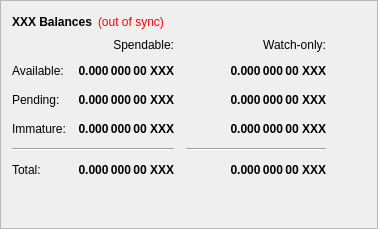
        <widget class="QFrame" name="frame">
         <property name="frameShape">
          <enum>QFrame::StyledPanel</enum>
         </property>
         <property name="frameShadow">
          <enum>QFrame::Raised</enum>
         </property>
         <layout class="QVBoxLayout" name="verticalLayout_4">
          <item>
           <layout class="QHBoxLayout" name="horizontalLayout_4">
            <item>
             <widget class="QLabel" name="label_5">
              <property name="font">
               <font>
                <weight>75</weight>
                <bold>true</bold>
               </font>
              </property>
              <property name="text">
               <string>XXX Balances</string>
              </property>
             </widget>
            </item>
            <item>
             <widget class="QLabel" name="labelWalletStatus">
              <property name="cursor">
               <cursorShape>WhatsThisCursor</cursorShape>
              </property>
              <property name="toolTip">
               <string>The displayed information may be out of date. Your wallet automatically synchronizes with the AdultChain network after a connection is established, but this process has not completed yet.</string>
              </property>
              <property name="styleSheet">
               <string notr="true">QLabel { color: red; }</string>
              </property>
              <property name="text">
               <string notr="true">(out of sync)</string>
              </property>
              <property name="alignment">
               <set>Qt::AlignLeading|Qt::AlignLeft|Qt::AlignVCenter</set>
              </property>
             </widget>
            </item>
            <item>
             <spacer name="horizontalSpacer_3">
              <property name="orientation">
               <enum>Qt::Horizontal</enum>
              </property>
              <property name="sizeHint" stdset="0">
               <size>
                <width>40</width>
                <height>20</height>
               </size>
              </property>
             </spacer>
            </item>
           </layout>
          </item>
          <item>
           <layout class="QGridLayout" name="gridLayout">
            <property name="spacing">
             <number>12</number>
            </property>
            <item row="2" column="2">
             <widget class="QLabel" name="labelWatchPending">
              <property name="font">
               <font>
                <weight>75</weight>
                <bold>true</bold>
               </font>
              </property>
              <property name="cursor">
               <cursorShape>IBeamCursor</cursorShape>
              </property>
              <property name="toolTip">
               <string>Unconfirmed transactions to watch-only addresses</string>
              </property>
              <property name="text">
               <string notr="true">0.000 000 00 XXX</string>
              </property>
              <property name="alignment">
               <set>Qt::AlignRight|Qt::AlignTrailing|Qt::AlignVCenter</set>
              </property>
              <property name="textInteractionFlags">
               <set>Qt::LinksAccessibleByMouse|Qt::TextSelectableByKeyboard|Qt::TextSelectableByMouse</set>
              </property>
             </widget>
            </item>
            <item row="2" column="1">
             <widget class="QLabel" name="labelUnconfirmed">
              <property name="font">
               <font>
                <weight>75</weight>
                <bold>true</bold>
               </font>
              </property>
              <property name="cursor">
               <cursorShape>IBeamCursor</cursorShape>
              </property>
              <property name="toolTip">
               <string>Total of transactions that have yet to be confirmed, and do not yet count toward the spendable balance</string>
              </property>
              <property name="text">
               <string notr="true">0.000 000 00 XXX</string>
              </property>
              <property name="alignment">
               <set>Qt::AlignRight|Qt::AlignTrailing|Qt::AlignVCenter</set>
              </property>
              <property name="textInteractionFlags">
               <set>Qt::LinksAccessibleByMouse|Qt::TextSelectableByKeyboard|Qt::TextSelectableByMouse</set>
              </property>
             </widget>
            </item>
            <item row="3" column="2">
             <widget class="QLabel" name="labelWatchImmature">
              <property name="font">
               <font>
                <weight>75</weight>
                <bold>true</bold>
               </font>
              </property>
              <property name="cursor">
               <cursorShape>IBeamCursor</cursorShape>
              </property>
              <property name="toolTip">
               <string>Staked or masternode rewards in watch-only addresses that has not yet matured</string>
              </property>
              <property name="text">
               <string notr="true">0.000 000 00 XXX</string>
              </property>
              <property name="alignment">
               <set>Qt::AlignRight|Qt::AlignTrailing|Qt::AlignVCenter</set>
              </property>
              <property name="textInteractionFlags">
               <set>Qt::LinksAccessibleByMouse|Qt::TextSelectableByKeyboard|Qt::TextSelectableByMouse</set>
              </property>
             </widget>
            </item>
            <item row="4" column="0" colspan="2">
             <widget class="Line" name="lineSpendableBalance">
              <property name="orientation">
               <enum>Qt::Horizontal</enum>
              </property>
             </widget>
            </item>
            <item row="4" column="2">
             <widget class="Line" name="lineWatchBalance">
              <property name="sizePolicy">
               <sizepolicy hsizetype="Preferred" vsizetype="Fixed">
                <horstretch>0</horstretch>
                <verstretch>0</verstretch>
               </sizepolicy>
              </property>
              <property name="minimumSize">
               <size>
                <width>140</width>
                <height>0</height>
               </size>
              </property>
              <property name="orientation">
               <enum>Qt::Horizontal</enum>
              </property>
             </widget>
            </item>
            <item row="5" column="0">
             <widget class="QLabel" name="labelTotalText">
              <property name="text">
               <string>Total:</string>
              </property>
             </widget>
            </item>
            <item row="3" column="1">
             <widget class="QLabel" name="labelImmature">
              <property name="font">
               <font>
                <weight>75</weight>
                <bold>true</bold>
               </font>
              </property>
              <property name="cursor">
               <cursorShape>IBeamCursor</cursorShape>
              </property>
              <property name="toolTip">
               <string>Staked or masternode rewards that has not yet matured</string>
              </property>
              <property name="text">
               <string notr="true">0.000 000 00 XXX</string>
              </property>
              <property name="alignment">
               <set>Qt::AlignRight|Qt::AlignTrailing|Qt::AlignVCenter</set>
              </property>
              <property name="textInteractionFlags">
               <set>Qt::LinksAccessibleByMouse|Qt::TextSelectableByKeyboard|Qt::TextSelectableByMouse</set>
              </property>
             </widget>
            </item>
            <item row="2" column="3">
             <spacer name="horizontalSpacer_2">
              <property name="orientation">
               <enum>Qt::Horizontal</enum>
              </property>
              <property name="sizeHint" stdset="0">
               <size>
                <width>40</width>
                <height>20</height>
               </size>
              </property>
             </spacer>
            </item>
            <item row="3" column="0">
             <widget class="QLabel" name="labelImmatureText">
              <property name="text">
               <string>Immature:</string>
              </property>
             </widget>
            </item>
            <item row="5" column="1">
             <widget class="QLabel" name="labelTotal">
              <property name="font">
               <font>
                <weight>75</weight>
                <bold>true</bold>
               </font>
              </property>
              <property name="cursor">
               <cursorShape>IBeamCursor</cursorShape>
              </property>
              <property name="toolTip">
               <string>Your current total balance</string>
              </property>
              <property name="text">
               <string notr="true">0.000 000 00 XXX</string>
              </property>
              <property name="alignment">
               <set>Qt::AlignRight|Qt::AlignTrailing|Qt::AlignVCenter</set>
              </property>
              <property name="textInteractionFlags">
               <set>Qt::LinksAccessibleByMouse|Qt::TextSelectableByKeyboard|Qt::TextSelectableByMouse</set>
              </property>
             </widget>
            </item>
            <item row="5" column="2">
             <widget class="QLabel" name="labelWatchTotal">
              <property name="font">
               <font>
                <weight>75</weight>
                <bold>true</bold>
               </font>
              </property>
              <property name="cursor">
               <cursorShape>IBeamCursor</cursorShape>
              </property>
              <property name="toolTip">
               <string>Current total balance in watch-only addresses</string>
              </property>
              <property name="text">
               <string notr="true">0.000 000 00 XXX</string>
              </property>
              <property name="alignment">
               <set>Qt::AlignRight|Qt::AlignTrailing|Qt::AlignVCenter</set>
              </property>
              <property name="textInteractionFlags">
               <set>Qt::LinksAccessibleByMouse|Qt::TextSelectableByKeyboard|Qt::TextSelectableByMouse</set>
              </property>
             </widget>
            </item>
            <item row="0" column="2">
             <widget class="QLabel" name="labelWatchonly">
              <property name="text">
               <string>Watch-only:</string>
              </property>
              <property name="alignment">
               <set>Qt::AlignRight|Qt::AlignTrailing|Qt::AlignVCenter</set>
              </property>
             </widget>
            </item>
            <item row="1" column="0">
             <widget class="QLabel" name="labelBalanceText">
              <property name="text">
               <string>Available:</string>
              </property>
             </widget>
            </item>
            <item row="1" column="1">
             <widget class="QLabel" name="labelBalance">
              <property name="font">
               <font>
                <weight>75</weight>
                <bold>true</bold>
               </font>
              </property>
              <property name="cursor">
               <cursorShape>IBeamCursor</cursorShape>
              </property>
              <property name="toolTip">
               <string>Your current spendable balance</string>
              </property>
              <property name="text">
               <string notr="true">0.000 000 00 XXX</string>
              </property>
              <property name="alignment">
               <set>Qt::AlignRight|Qt::AlignTrailing|Qt::AlignVCenter</set>
              </property>
              <property name="textInteractionFlags">
               <set>Qt::LinksAccessibleByMouse|Qt::TextSelectableByKeyboard|Qt::TextSelectableByMouse</set>
              </property>
             </widget>
            </item>
            <item row="1" column="2">
             <widget class="QLabel" name="labelWatchAvailable">
              <property name="font">
               <font>
                <weight>75</weight>
                <bold>true</bold>
               </font>
              </property>
              <property name="cursor">
               <cursorShape>IBeamCursor</cursorShape>
              </property>
              <property name="toolTip">
               <string>Your current balance in watch-only addresses</string>
              </property>
              <property name="text">
               <string notr="true">0.000 000 00 XXX</string>
              </property>
              <property name="alignment">
               <set>Qt::AlignRight|Qt::AlignTrailing|Qt::AlignVCenter</set>
              </property>
              <property name="textInteractionFlags">
               <set>Qt::LinksAccessibleByMouse|Qt::TextSelectableByKeyboard|Qt::TextSelectableByMouse</set>
              </property>
             </widget>
            </item>
            <item row="2" column="0">
             <widget class="QLabel" name="labelPendingText">
              <property name="text">
               <string>Pending:</string>
              </property>
             </widget>
            </item>
            <item row="0" column="1">
             <widget class="QLabel" name="labelSpendable">
              <property name="text">
               <string>Spendable:</string>
              </property>
              <property name="alignment">
               <set>Qt::AlignRight|Qt::AlignTrailing|Qt::AlignVCenter</set>
              </property>
             </widget>
            </item>
           </layout>
          </item>
          <item>
           <spacer name="verticalSpacer_4">
            <property name="orientation">
             <enum>Qt::Vertical</enum>
            </property>
            <property name="sizeHint" stdset="0">
             <size>
              <width>20</width>
              <height>40</height>
             </size>
            </property>
           </spacer>
          </item>
         </layout>
        </widget>
